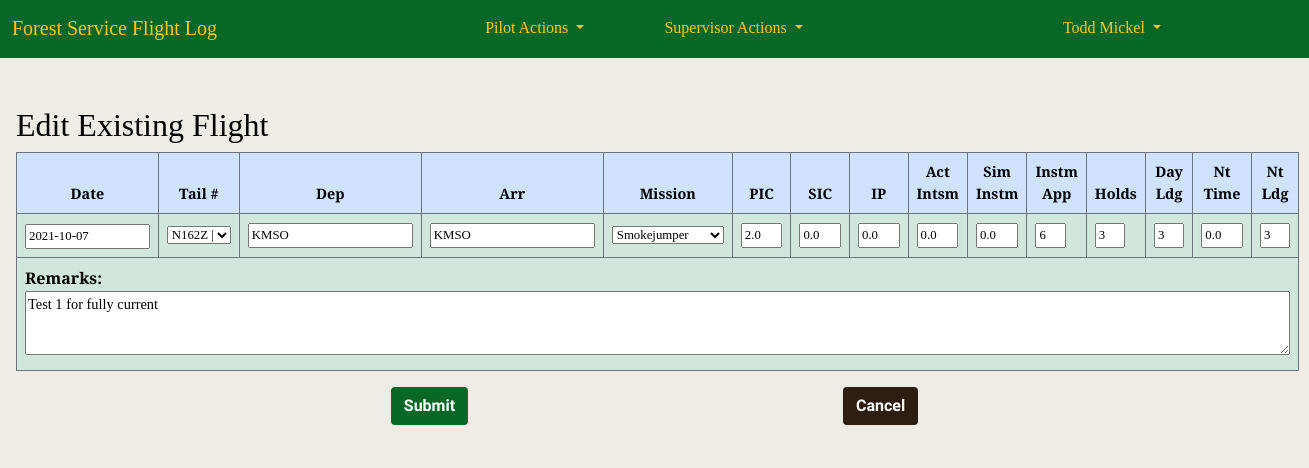
The page /pilot_log/46/edit/ (signed in) on the database its author committed.
### accounts/models.py (models this page shows, shortened)
class CustomUser(AbstractUser):
    REGION_CHOICES = [
        ('1', '1 - Northern'),
        ('2', '2 - Rocky Mountain'),
        ('3', '3 - Southwestern'),
        ('4', '4 - Intermountain'),
        ('5', '5 - Pacific Southwest'),
        ('6', '6 - Pacific Northwest'),
        ('8', '8 - Southern'),
        ('9', '9 - Eastern'),
        ('10', '10 - Alaska'),
        ('WO', 'Washington Office'),
    ]
    '''username = None
    email = models.EmailField(_('email address'), unique=True)'''
    region = models.CharField(
        max_length=4,
        choices=REGION_CHOICES,
        default='WO',
        null=False,
        blank=False
        )
    base = models.CharField(max_length=20, blank=True)
    office_phone = models.CharField(max_length=12, blank=True)
    cell_phone = models.CharField(max_length=12, blank=True)
    date_of_hire = models.DateField(null=True, blank=True)
    pilot_cert_number = models.CharField(max_length=20, blank=True)
    atp = models.BooleanField(default=False)
    cfi = models.BooleanField(default=False)
    cfii = models.BooleanField(default=False)
    mei = models.BooleanField(default=False)
    commercial_rating = models.BooleanField(default=False)
    medical_class = models.IntegerField(null=True, blank=True)
    date_of_medical = models.DateField(null=True, blank=True)
    user_supervisor = models.ForeignKey(
        'self',
        on_delete=models.PROTECT,
        limit_choices_to={'is_supervisor': True},
        blank=False,
        null=True,
        default=5
        )
    is_supervisor = models.BooleanField(default=False)
    is_captain = models.BooleanField(default=False)
    smokejumper_msn_eval_date = models.DateField(null=True, blank=True)
    equipment_eval_date = models.DateField(null=True, blank=True)
    order = ('username',)
    USERNAME_FIELD = 'username'
    REQUIRED_FIELDS = []

### pilot_log/models.py (models this page shows, shortened)
class FlightDetail(models.Model):
    pilot = models.ForeignKey(
        'accounts.CustomUser',
        on_delete = models.CASCADE,
        blank=False,
        null=False,
        )
    date_of_flight = models.DateField(null=False, blank=False)
    tail_number = models.ForeignKey(
        'Aircraft',
        on_delete = models.PROTECT,
        blank=False,
        null=False,
        )
    depart_ICAO = models.CharField(max_length=4, null=False, blank=False, default="KMSO")
    arrival_ICAO = models.CharField(max_length=4, null=False, blank=False, default="KMSO")
    msn_type = models.CharField(
        max_length=20,
        choices=settings.MISSION_CHOICES,
        null=False,
        blank=False,
        )
    pic_time = models.DecimalField(max_digits=2, decimal_places=1, default=0.0)
    sic_time = models.DecimalField(max_digits=2, decimal_places=1, default=0.0)
    instructor_time = models.DecimalField(max_digits=2, decimal_places=1, default=0.0)
    total_time = models.DecimalField(max_digits=3, decimal_places=1, null=True, blank=True)
    act_instrument_time = models.DecimalField(max_digits=2, decimal_places=1, default=0.0)
    sim_instrument_time = models.DecimalField(max_digits=2, decimal_places=1, default=0.0)
    instrument_appchs = models.PositiveIntegerField(default=0)
    holds = models.PositiveIntegerField(default=0)
    day_landings = models.PositiveIntegerField(default=0)
    night_time = models.DecimalField(max_digits=2, decimal_places=1, default=0.0)
    night_landings = models.PositiveIntegerField(default=0)
    remarks = models.TextField(max_length=250, blank=True, default='')
    class Meta:
        ordering = ['-date_of_flight']
        get_latest_by = 'date_of_flight'
    def get_absolute_url(self):
        return reverse('flight_detail', args=[str(self.id)])

class Aircraft(models.Model):
    tail_number = models.CharField(
        max_length=10,
        primary_key=True
        )
    aircraft_type = models.CharField(
        max_length=15,
        choices=settings.AIRCRAFT_TYPES,
        null=False,
        blank=False
    )
    def __str__(self):
        return f'{self.tail_number} | {self.aircraft_type}'

### pilot_log/views.py (the view, shortened to what this page needs)
# urls.py: path('<int:pk>/edit/', FlightUpdateView.as_view(), name='flight_edit'),
class FlightUpdateView(LoginRequiredMixin, UpdateView):
    model = FlightDetail
    template_name = "flight_edit.html"
    fields = [
        "date_of_flight",
        "tail_number",
        "depart_ICAO",
        "arrival_ICAO",
        "msn_type",
        "pic_time",
        "sic_time",
        "instructor_time",
        "act_instrument_time",
        "sim_instrument_time",
        "instrument_appchs",
        "holds",
        "day_landings",
        "night_time",
        "night_landings",
        "remarks"
        ]

### templates/flight_edit.html (shortened to what this page needs)
{% extends 'base.html' %}
{% block content %}
<form method = "POST">
<div class="new-flt-page">
    <h2>Edit Existing Flight</h2>
    <table class="table table-bordered t1" style="width:100%;">
        <thead class="thead-light">
            <tr class="table-primary border border-secondary">
                <th scope="col" class="text-center new-flt-hd">Date</th>
                <th scope="col" class="text-center new-flt-hd">Tail #</th>
                <th scope="col" class="text-center new-flt-hd">Dep</th>
                <th scope="col" class="text-center new-flt-hd">Arr</th>
                <th scope="col" class="text-center new-flt-hd">Mission</th>
                <th scope="col" class="text-center new-flt-hd">PIC</th>
                <th scope="col" class="text-center new-flt-hd">SIC</th>
                <th scope="col" class="text-center new-flt-hd">IP</th>
                <th scope="col" class="text-center new-flt-hd">Act<br>Intsm</th>
                <th scope="col" class="text-center new-flt-hd">Sim<br>Instm</th>
                <th scope="col" class="text-center new-flt-hd">Instm<br>App</th>
                <th scope="col" class="text-center new-flt-hd">Holds</th>
                <th scope="col" class="text-center new-flt-hd">Day<br>Ldg</th>
                <th scope="col" class="text-center new-flt-hd">Nt<br>Time</th>
                <th scope="col" class="text-center new-flt-hd">Nt<br>Ldg</th>
            </tr>
        </thead>
    <tbody>
            <tr class="table-success border border-secondary">
                <th scope="row">{{ form.date_of_flight }}</th>
                <td>{{ form.tail_number }}</td>
                <td>{{ form.depart_ICAO }}</td>
                <td>{{ form.arrival_ICAO }}</td>
                <td>{{ form.msn_type }}</td>
                <td>{{ form.pic_time }}</td>
                <td>{{ form.sic_time }}</td>
                <td>{{ form.instructor_time }}</td>
                <td>{{ form.act_instrument_time }}</td>
                <td>{{ form.sim_instrument_time }}</td>
                <td>{{ form.instrument_appchs }}</td>
                <td>{{ form.holds }}</td>
                <td>{{ form.day_landings }}</td>
                <td>{{ form.night_time }}</td>
                <td>{{ form.night_landings }}</td>
            </tr>
            <tr class="table-success border border-secondary">
                <td colspan = "16" class="text-start"><b>Remarks:</b>  {{ form.remarks }}</td>
            </tr>
        </tbody>
    </table>
    <div class="d-flex justify-content-evenly">
        <button type="submit" class="btn submit_btn">Submit</button>
        <a class="btn cancel_btn" href="{{ view.get_success_url }}">Cancel</a>
    </div>
    </form>
{% endblock content %}

### templates/base.html (shortened to what this page needs)
{% load static %}
<!DOCTYPE html>
<html>
    <head>
        <link href="https://cdn.jsdelivr.net/npm/bootstrap@5.1.0/dist/css/bootstrap.min.css" rel="stylesheet"
>
        <link
            href="{% static 'css/base.css' %}"
            rel="stylesheet">
    </head>
    <body>
        <nav class="navbar navbar-expand-lg navbar-nb2">
            <div class="container-fluid">
                <a class="navbar-brand" href="{% url 'home' %}">Forest Service Flight Log</a>
                <div class="collapse navbar-collapse" id="navbarSupportedContent">
                {% if user.is_authenticated %}
                    <ul class="navbar-nav mx-auto mb-2 mb-lg-0">
                        <li class="nav-item dropdown">
                            <a class="nav-link active dropdown-toggle pa_1" href="#" id="navbarDropdown" role="button" data-bs-toggle="dropdown">
                                Pilot Actions
                            </a>
                        </li>
                        {% if user.is_supervisor %}
                        <li class="nav-item dropdown">
                            <a class="nav-link active dropdown-toggle pa_1" href="#" id="SupDropdown" role="button" data-bs-toggle="dropdown">
                                Supervisor Actions
                            </a>
                        </li>
                        {% endif %}
                    </ul>
                    <ul class="navbar-nav flex-row-reverse">
                        <li class="nav-item dropdown">
                            <a class="nav-link active dropdown-toggle pw_1" href="#" id="profileDropdown" role="button" data-bs-toggle="dropdown">
                                {{ user.get_full_name }}
                            </a>
                        </li>
                    </ul>
                    {% endif %}
                </div>
            </div>
        </nav>
        {% block content %}
        {% endblock content %}
    </body>
</html>

### static/css/base.css (style rules this page uses)
:root { --background: #eeece5; --brown_primary: #2e1e12; --brown_darker: #261f1b; --brown_darkest: #212121; --green_primary: #076727; --green_darkest: #073d11; --green_dark: #0a531b; --blue: #9bdaf1; --light_blue: #e1f3f8; --red_secondary: #e31c3d; --red_darkest: #981b1e; --red_dark: #cd2026; --red_light: #e59393; --red_lightest: #f9dede; --fs_gold: #ffc425; }
body { font-family: 'Playfair Display', serif; background: var(--background) url("/static/img/sf_logo4.jpg") no-repeat; background-size: cover; background-position: center center; background-repeat: no-repeat; background-attachment: fixed; background-size: cover; color: black; }
a { text-decoration: none; }
form { color: black; background-color: var(--background); border-radius: 10px; }
.navbar { background-color: var(--green_primary); border-bottom: 2px solid var(--green_primary); margin-bottom: 2rem; display: flex; }
.navbar-brand { color:var(--fs_gold); }
.pa_1 { color:var(--fs_gold); }
.pw_1 { color: var(--fs_gold); margin-right: 8rem; }
.btn { font-family: 'Source Sans Pro', sans-serif; font-weight: bold; }
.cancel_btn { background-color: var(--brown_primary); color: white; }
.submit_btn { background-color: var(--green_primary); color: white; }
.new-flt-page { padding: 1rem; }
.new-flt-hd { font-size: .9rem; }
#id_date_of_flight { width: 7.8rem; font-size: .8rem; }
#id_tail_number { width: 4rem; font-size: .8rem; }
#id_depart_ICAO { font-size: .8rem; }
#id_arrival_ICAO { font-size: .8rem; }
#id_msn_type { font-size: .8rem; width: 7rem; }
#id_pic_time { font-size: .8rem; width: 2.6rem; }
#id_sic_time { font-size: .8rem; width: 2.6rem; }
#id_instructor_time { font-size: .8rem; width: 2.6rem; }
#id_act_instrument_time { font-size: .8rem; width: 2.6rem; }
#id_sim_instrument_time { font-size: .8rem; width: 2.6rem; }
#id_instrument_appchs { font-size: .8rem; width: 1.9rem; }
#id_holds { font-size: .8rem; width: 1.9rem; }
#id_day_landings { font-size: .8rem; width: 1.9rem; }
#id_night_time { font-size: .8rem; width: 2.6rem; }
#id_night_landings { font-size: .8rem; width: 1.9rem; }
#id_remarks { font-size: .9rem; height: 4rem; width: 100%; }
@media only screen and (min-width: 768px) { body { width:auto; margin-left:auto; margin-right:auto; } }
@media only screen and (min-width: 600px) { body { display: 50%; } }

### templates/flight_edit.html (style rules this page uses)
body { background: var(--background); }

### rows shown on the page
CustomUser: get_full_name "Todd Mickel"
FlightDetail: date_of_flight "2021-10-07", depart_ICAO "KMSO", arrival_ICAO "KMSO", msn_type "Smokejumper", pic_time "2.0", sic_time "0.0", instructor_time "0.0", act_instrument_time "0.0", sim_instrument_time "0.0", instrument_appchs "6", holds "3", day_landings "3", night_time "0.0", night_landings "3", remarks "Test 1 for fully current"
Aircraft: tail_number "N162Z | SD-3"
